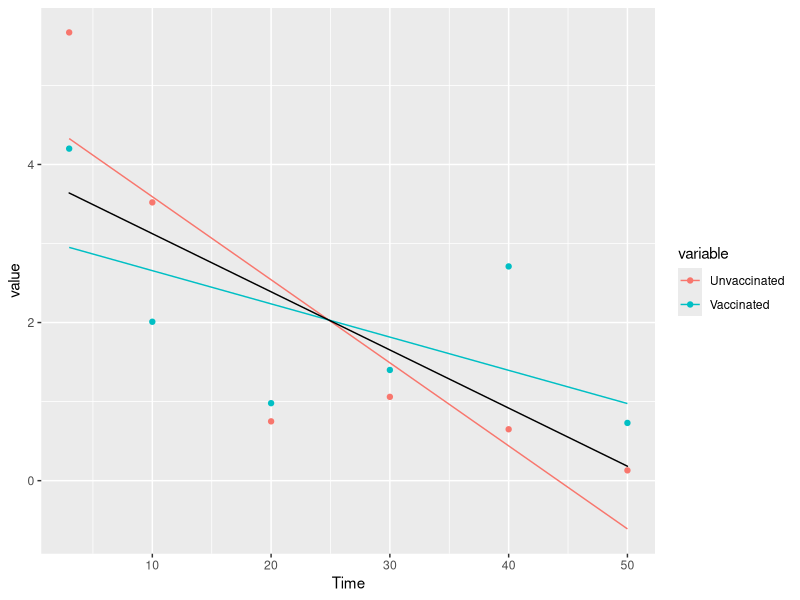

Write R code to recreate this figure.
library(readr)
library(ggplot2)
TiterWaning <- read_csv("TiterWaning.csv")
TiterWaning <- reshape2::melt(TiterWaning,id.vars = c("Time"))
mod <- lm(value ~ Time * variable, data = TiterWaning)
drop1(mod)
mod.uni <- lm(value ~ Time, data = TiterWaning)

TiterWaning<- cbind(TiterWaning, pred = predict(mod), preduni = predict(mod.uni))
ggplot(data = TiterWaning)+ 
  geom_point(aes(x = Time,
                 y = value,
                 colour = variable))+
  geom_path(aes(x = Time,
                 y = pred,
                 colour = variable))+
  geom_path(aes(x = Time,
                y = preduni),
                colour = "black")
#rate of decline
runvac<- mod$coefficients["Time"]
rvac <- mod$coefficients["Time"]+mod$coefficients["Time:variableVaccinated"]
runi <- mod.uni$coefficients["Time"]
#time until dropping below a certain titer
starttiter <- 8
lowtiter <- 2
av.time.runvac <- (lowtiter-starttiter)/runvac
av.time.rvac <- (lowtiter-starttiter)/rvac
av.time.runi <- (lowtiter-starttiter)/runi
1/av.time.runvac
1/av.time.rvac
1/av.time.runi
